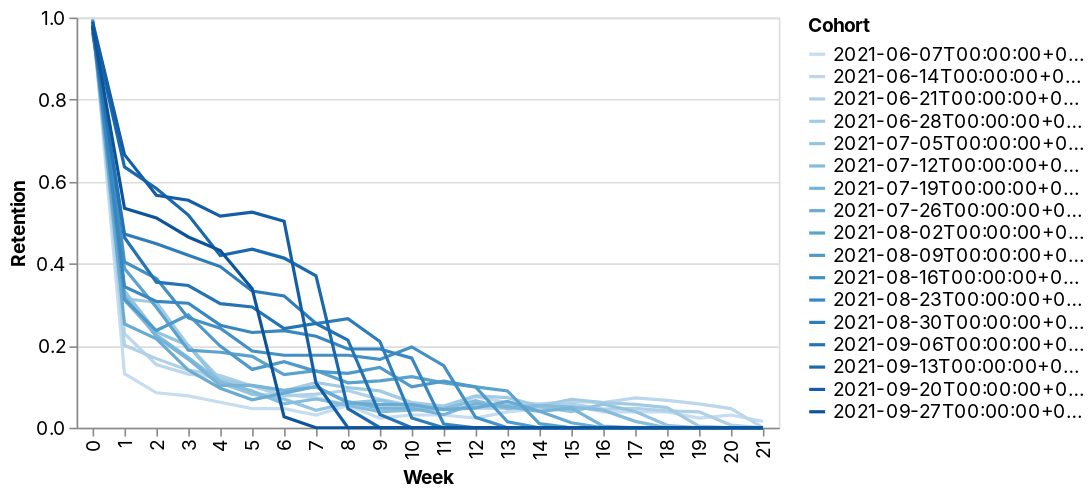

The notebook cell this image was saved under:
### Markdown cell above
Let's start by plotting a time series of each cohort's retention rate. This is useful for identifying changes over time. For example, we can see that our cohorts in September are performing much better than the ones in May through August.

### Code cell
DeepnoteChart(retention, """{"data":{"name":"placeholder"},"mark":{"type":"line","tooltip":{"content":"data"}},"height":220,"$schema":"https://vega.github.io/schema/vega-lite/v4.json","autosize":{"type":"fit"},"encoding":{"x":{"sort":null,"type":"ordinal","field":"Week","scale":{"type":"linear","zero":false}},"y":{"sort":null,"type":"quantitative","field":"Retention","scale":{"type":"linear","zero":false}},"color":{"sort":null,"type":"ordinal","field":"Cohort","scale":{"type":"linear","zero":false}}}}""")

### Figure 1 — Vega-Lite specification as saved in the notebook (floating-point values rounded to 4 significant figures; data arrays with more than 128 entries replaced by an {"elided": "..."} marker saying what was removed)
{"config": {"view": {"continuousWidth": 400, "continuousHeight": 300}, "area": {"fill": "#51C0E9"}, "axis": {"labelFont": "Inter, sans-serif", "labelFontSize": 12, "labelFontWeight": "normal", "labelLimit": 60, "labelOverlap": "greedy", "titleFont": "Inter, sans-serif", "titleFontSize": 12, "titleFontWeight": "bold"}, "background": "#ffffff", "legend": {"labelFont": "Inter, sans-serif", "labelFontSize": 12, "titleFont": "Inter, sans-serif", "titleFontSize": 12, "titleFontWeight": "bold"}, "line": {"stroke": "#51C0E9", "strokeWidth": 2}, "rect": {"fill": "#51C0E9"}, "title": {"anchor": "start", "color": "#000000", "font": "Inter, sans-serif", "fontSize": 22, "fontWeight": "normal"}}, "data": {"name": "data-8374a72c9cb2184ddb48977ea1c0bb71"}, "mark": {"type": "line", "tooltip": {"content": "data"}}, "autosize": {"type": "fit"}, "encoding": {"color": {"type": "ordinal", "field": "Cohort", "scale": {"type": "linear", "zero": false}, "sort": null}, "x": {"type": "ordinal", "field": "Week", "scale": {"type": "linear", "zero": false}, "sort": null}, "y": {"type": "quantitative", "field": "Retention", "scale": {"type": "linear", "zero": false}, "sort": null}}, "height": 300, "width": "container", "$schema": "https://vega.github.io/schema/vega-lite/v4.json", "datasets": {"data-8374a72c9cb2184ddb48977ea1c0bb71": {"elided": "374 records"}}}
